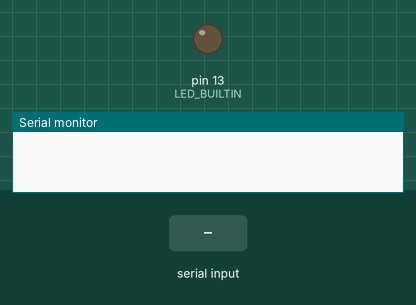
A sketch run on a simulated Arduino Uno, built with avr-gcc and run on an emulated ATmega328P. Parts: output pins drawn as LEDs (lit = HIGH), the last lines printed to the serial monitor. Inputs (shaded band) come from the test bench.

Above: at 1.2 s.
1.3 s: "1" received over Serial
At 2.3 s:
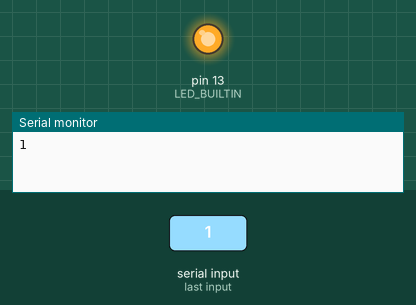
2.8 s: "2" received over Serial
At 3.4 s:
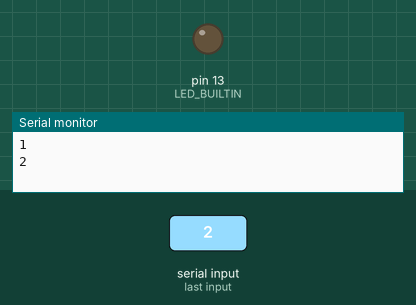
Timing chart, 0 to 5.8 s (numbered marks = the images above; inputs shaded):
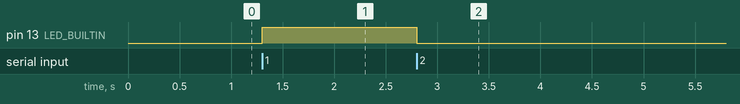

Measured:
- after the input at 1.3 s, pin 13 (LED_BUILTIN): LOW → HIGH at once
- after the input at 2.8 s, pin 13 (LED_BUILTIN): HIGH → LOW at once

The sketch:

lab02.ino
```cpp
char receive_num;
void setup() {
  Serial.begin(9600);
  pinMode(LED_BUILTIN, OUTPUT);
}

void loop() {
  if(Serial.available() > 0){
    receive_num = Serial.read();
    Serial.println(receive_num);
  }

  if(receive_num == '1')
    digitalWrite(LED_BUILTIN, HIGH);
  else if(receive_num == '2')
    digitalWrite(LED_BUILTIN, LOW);
}
```
